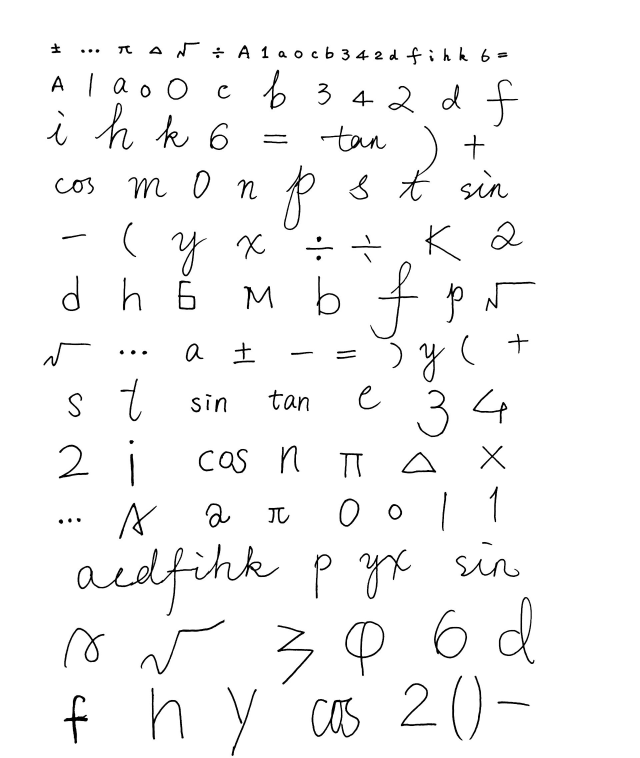
#> input picture equations/WechatIMG11.jpeg, 1920 x 2272 px (shown at 1/3 size)
$ python -i Box_Character.py   (imports and definitions only)
#> lines starting #> are read from the running program, lines starting #| are printed output that depends on the picture; after the words box and inside, x2 and y2 are one past the last pixel; in counts of white or black regions, pixels touching at a corner belong together
#> further down, picture is the input picture: shape (2272, 1920, 3); min 0, max 255, mean 247.6
# Función Box_Character(img) encontrará cada variable individual, número, operador matemático o carácter de notación
# matemática dentro de una ecuación escrita a mano y guardará cada carácter como su propia imagen.
# Entrada: img - Imagen de una ecuación matemática manuscrita
# Salida: X_input - matriz 3D de cada carácter matemático guardado como su propia imagen en orden de izquierda a
# derecha, donde el carácter más a la izquierda es el elemento 0 en la matriz, el segundo carácter más a la izquierda
# es el elemento 1 en la matriz, y así sucesivamente . Cada imagen de salida tiene 45x45 píxeles,
# por lo que la forma de la matriz 3D de salida es n x 45 x 45, donde n es el número de
# caracteres matemáticos en la ecuación. Por ejemplo, la ecuación x+y=z generaría una matriz 3D de la forma 5 x 45 x 45.

import numpy as np
import cv2
import matplotlib
import matplotlib.pyplot as plt
import urllib

def Box_Character(img):
	# Import Photo
	# path = r'Z:\caseyduncan\Casey Duncan\CSM Grad School Work\2019\Fall\CSCI 575B - Machine Learning\ML Project\Data\Data - Equations\eqn_test3.jpg'
	# img = cv2.imread(path)
	gray = cv2.cvtColor(img,cv2.COLOR_BGR2GRAY) # Convierte la imagen en escala de grises

	# Umbral y cierre morfológico
	ret2,th2 = cv2.threshold(gray,0,255,cv2.THRESH_BINARY_INV+cv2.THRESH_OTSU)
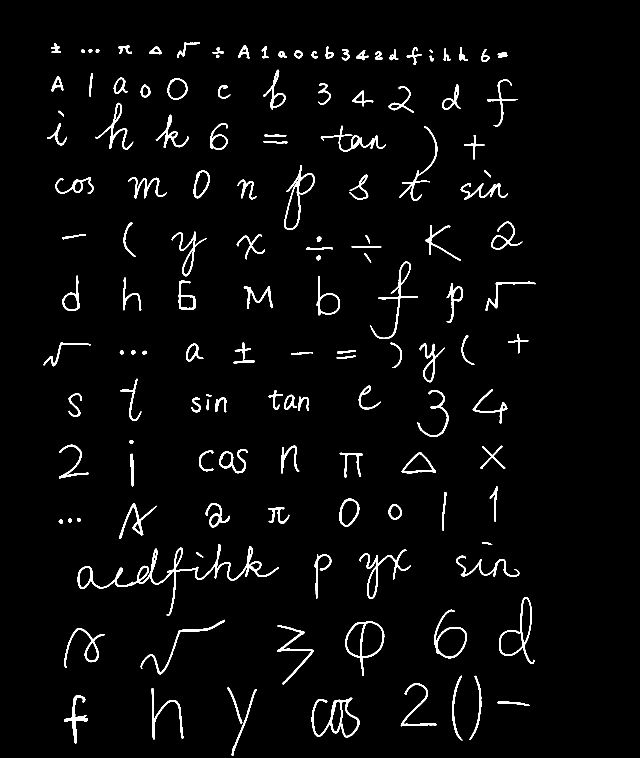
#> th2: shape (2272, 1920) (shown at 1/3 size); 2.8% white; 144 white regions, largest, box (x1, y1, x2, y2) and area: (233, 1632, 837, 1847) 8388, (935, 2093, 1079, 2212) 3224, (1079, 1649, 1233, 1797) 2543
#> ret2 = 133
	kernel = np.ones((2,2),np.uint8)
	cierre = cv2.morphologyEx(th2, cv2.MORPH_CLOSE, kernel)
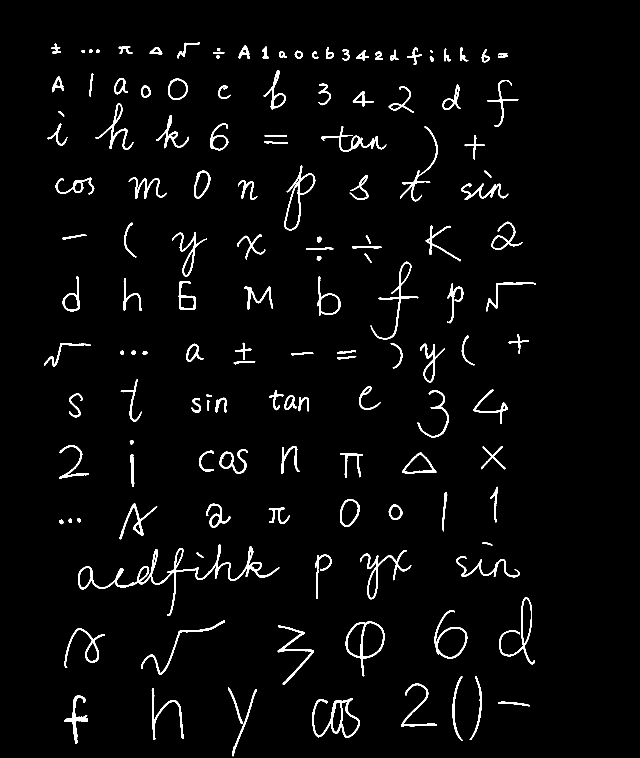
#> cierre: shape (2272, 1920) (shown at 1/3 size); 2.8% white; 144 white regions

	# Buscar caracteres (contornos)
	contornos, jerarquia = cv2.findContours(cierre, cv2.RETR_TREE, cv2.CHAIN_APPROX_SIMPLE)
#> contornos = 208 contours, 4 with area under 20; largest, box (x1, y1, x2, y2) and area: (1037, 1864, 1154, 2029) 10280, (234, 1633, 838, 1848) 10114, (936, 2094, 1080, 2213) 7204, (1303, 1830, 1402, 1976) 7082, (853, 497, 946, 691) 6887; jerarquia = 208 rows, first 6: [1, -1, -1, -1], [4, 0, 2, -1], [3, -1, -1, 1], [-1, 2, -1, 1], [5, 1, -1, -1], [6, 4, -1, -1]

	# Encuentre la posición del cuadro delimitador alrededor de cada contorno
	chars_bb = []
	for cnt in contornos:
		cnt = cnt.reshape((cnt.shape[0],cnt.shape[2]))
		left_tc = np.amin(cnt, axis=0)
		right_bc = np.amax(cnt, axis=0)
		min_x = left_tc[0]
		max_x = right_bc[0]
		min_y = left_tc[1]
		max_y = right_bc[1]
		chars_bb.append([min_x,min_y,max_x,max_y])
#> this loop made 208 passes
#> (left_tc, right_bc, min_x, max_x, min_y, max_y) on passes 1 to 3: ([1494, 2105], [1589, 2118], 1494, 1589, 2105, 2118), ([936, 2094], [1079, 2212], 936, 1079, 2094, 2212), ([996, 2106], [1024, 2196], 996, 1024, 2106, 2196)
#> after the loop, chars_bb = 208 items, first 6: [1494, 2105, 1589, 2118], [936, 2094, 1079, 2212], [996, 2106, 1024, 2196], [1023, 2105, 1074, 2209], [193, 2087, 263, 2231], [696, 2068, 770, 2268]

	# Encuentre caracteres que estén hechos de múltiples contornos (por ejemplo: "=" o "i")
	chars_bb_new = chars_bb.copy()
#> chars_bb_new has the same summary as chars_bb
	for i in range(len(chars_bb)-1):
		cnt_i = chars_bb[i]
		i=0
		for j in range(i+1,len(chars_bb)):
			cnt_j = chars_bb[j]
			cent_i = cnt_i[0]+(cnt_i[2] - cnt_i[0])/2
			cent_j = cnt_j[0]+(cnt_j[2] - cnt_j[0])/2
			if cnt_j == cnt_i:
				pass
			elif abs(cent_i - cent_j) <= 20:
				min_x = min(cnt_j[0],cnt_i[0])
				min_y = min(cnt_j[1],cnt_i[1])
				max_x = max(cnt_j[2],cnt_i[2])
				max_y = max(cnt_j[3],cnt_i[3])
				vals_new = [min_x,min_y,max_x,max_y]
				chars_bb_new.append(vals_new)
				if i == 0:
					chars_bb_new.remove(cnt_i)
					i=i+1
#> this loop made 207 passes
#> after the loop, chars_bb_new = 1251 items, first 6: [1566, 1795, 1593, 1930], [786, 140, 805, 175], [532, 128, 599, 174], [1494, 1792, 1603, 2118], [1494, 1003, 1589, 2118], [1458, 846, 1607, 2118]

	# Eliminar cerca de contornos duplicados
	# (por ejemplo: a veces, el punto en una "i" se considera como dos contornos)
	chars_bb_new2 = chars_bb_new.copy()
#> chars_bb_new2 has the same summary as chars_bb_new
	for i in range(len(chars_bb_new)-1):
		cnt_i = chars_bb_new[i]
		for j in range(i+1,len(chars_bb_new)):
			cnt_j = chars_bb_new[j]
			cent_i = cnt_i[0]+(cnt_i[2] - cnt_i[0])/2
			cent_j = cnt_j[0]+(cnt_j[2] - cnt_j[0])/2
			area_i = (cnt_i[2] - cnt_i[0])*(cnt_i[3] - cnt_i[1])
			area_j = (cnt_j[2] - cnt_j[0])*(cnt_j[3] - cnt_j[1])
			if cnt_j == cnt_i:
				pass
			elif (abs(cent_i - cent_j) <= 20):
				if area_i > area_j:
					if cnt_j in chars_bb_new2:
						chars_bb_new2.remove(cnt_j)
				elif area_i < area_j:
					if cnt_i in chars_bb_new2:
						chars_bb_new2.remove(cnt_i)
#> this loop made 1250 passes
#> after the loop, chars_bb_new2 = 72 items, first 6: [1566, 1795, 1593, 1930], [786, 140, 805, 175], [1458, 846, 1607, 2118], [936, 141, 1079, 2212], [963, 378, 1158, 2209], [167, 533, 282, 2231]

	# Eliminar contornos duplicados
	chars_bb = []
	for i in chars_bb_new2:
		if i not in chars_bb:
			chars_bb.append(i)
#> this loop made 72 passes
#> i on passes 1 to 12: [1566, 1795, 1593, 1930], [786, 140, 805, 175], [1458, 846, 1607, 2118], [936, 141, 1079, 2212], [963, 378, 1158, 2209], [167, 533, 282, 2231], [696, 137, 770, 2268], [455, 345, 565, 2218], [659, 1348, 743, 2171], [1203, 143, 1309, 2179], [1394, 406, 1453, 2219], [1357, 142, 1404, 2222]
#> after the loop, chars_bb = 38 items, first 6: [1566, 1795, 1593, 1930], [786, 140, 805, 175], [1458, 846, 1607, 2118], [936, 141, 1079, 2212], [963, 378, 1158, 2209], [167, 533, 282, 2231]

	# Ordenar caracteres de izquierda a derecha
	chars_bb.sort()

	# [13 lines of commented-out code are left out]
	X_input = np.empty((0,45,45),dtype=np.float16)
	for cnt in chars_bb:
		size_x = 45
		size_y = 45
		pad = 3
		min_x = cnt[0]-pad
		max_x = cnt[2]+pad
		min_y = cnt[1]-pad
		max_y = cnt[3]+pad
		if (max_x - min_x) > size_x:
			size_x = max_x - min_x
		if (max_y - min_y) > size_y:
			size_y = max_y - min_y

		img_i = np.zeros((size_y,size_x), np.uint8)
		img_i[:,:] = 255

		start_x = int(0.5*(size_x-(max_x - min_x)))
		end_x = start_x + (max_x - min_x)
		start_y = int(0.5*(size_y-(max_y - min_y)))
		end_y = start_y + (max_y - min_y)

		img_i[start_y:end_y,start_x:end_x] = gray[min_y:max_y,min_x:max_x]
		img_i = cv2.resize(img_i,(45,45))

		#cv2.imshow('image', img_i)
		#cv2.waitKey(0); cv2.destroyAllWindows(); cv2.waitKey(1)

		X_input = np.append(X_input, [img_i]) #might need to change
#> this loop made 38 passes
#> (cnt, size_x, size_y, min_x, max_x, min_y, max_y, start_x) on passes 1 to 11: ([132, 333, 272, 1099], 146, 772, 129, 275, 330, 1102, 0), ([142, 371, 201, 1572], 65, 1207, 139, 204, 368, 1575, 0), ([167, 533, 282, 2231], 121, 1704, 164, 285, 530, 2234, 0), ([194, 149, 313, 2003], 125, 1860, 191, 316, 146, 2006, 0), ([234, 236, 837, 1847], 609, 1617, 231, 840, 233, 1850, 0), ([259, 149, 298, 1983], 45, 1840, 256, 301, 146, 1986, 0), ([286, 309, 400, 1720], 120, 1417, 283, 403, 306, 1723, 0), ([356, 138, 424, 1263], 74, 1131, 353, 427, 135, 1266, 0), ([359, 834, 471, 1617], 118, 789, 356, 474, 831, 1620, 0), ([386, 533, 500, 1741], 120, 1214, 383, 503, 530, 1744, 0), ([449, 141, 486, 1692], 45, 1557, 446, 489, 138, 1695, 1)
#> (cnt, size_x, size_y, min_x, max_x, min_y, max_y, start_x) on pass 12: ([455, 345, 565, 2218], 116, 1879, 452, 568, 342, 2221, 0)
#> pass 1, in Box_Character, `img_i = cv2.resize(img_i,(45,45))`:
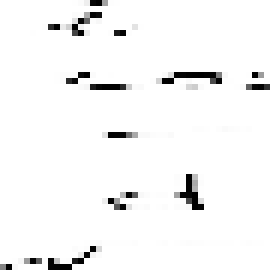
#> img_i: shape (45, 45) (shown 6 times larger); min 0, max 255, mean 245.7
#> pass 2, in Box_Character, `img_i = cv2.resize(img_i,(45,45))`:
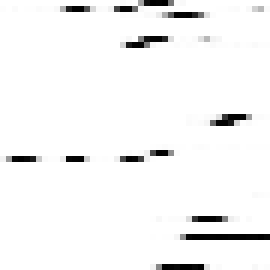
#> img_i: shape (45, 45) (shown 6 times larger); min 0, max 255, mean 245.2
#> pass 3, in Box_Character, `img_i = cv2.resize(img_i,(45,45))`:
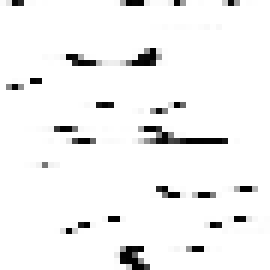
#> img_i: shape (45, 45) (shown 6 times larger); min 0, max 255, mean 243
#> after the loop:
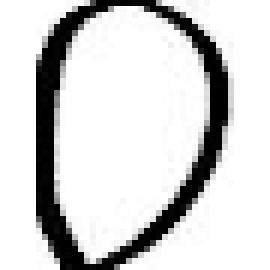
#> img_i: shape (45, 45) (shown 6 times larger); min 0, max 255, mean 210.4

	#for x in X_input:
		#cv2.imshow('image', x)
		#cv2.waitKey(0); cv2.destroyAllWindows(); cv2.waitKey(1)

	return X_input

>>> import cv2
>>> picture = cv2.imread('../equations/WechatIMG11.jpeg')
>>> result = Box_Character(picture)
